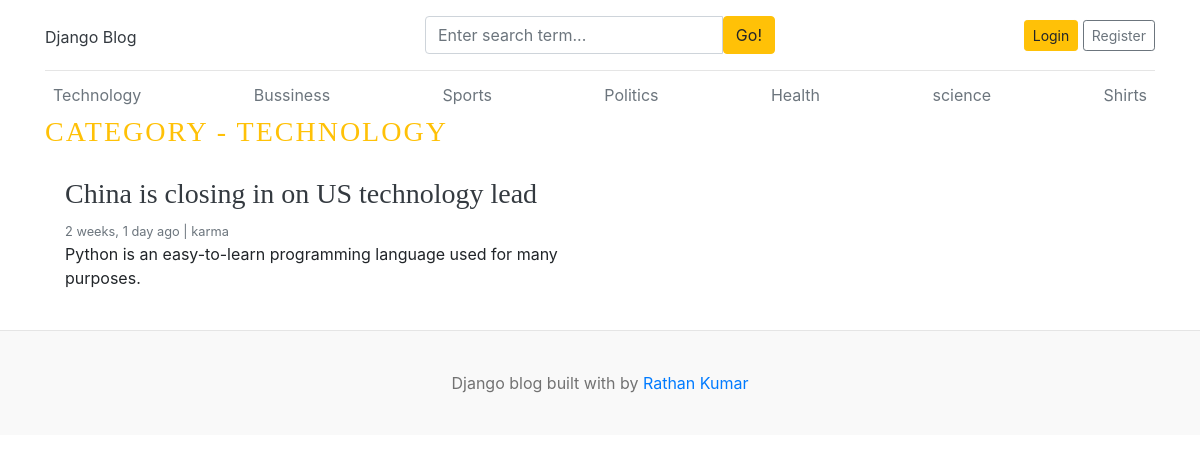
Screenshot of /category/3/ with the database file from the repository.
### blogs/models.py (models this page shows, shortened)
class Category(models.Model):
    category_name=models.CharField(max_length=50,unique=True)
    created_at=models.DateTimeField(auto_now_add=True)
    updated_at=models.DateTimeField(auto_now=True)
    class Meta:
        verbose_name_plural='categories'
    def __str__(self):
        return self.category_name

class Blog(models.Model):
    title=models.CharField(max_length=100)
    slug=models.SlugField(max_length=150,unique=True,blank=True)
    category=models.ForeignKey(Category,on_delete=models.CASCADE)
    author=models.ForeignKey(User,on_delete=models.CASCADE)
    feature_image=models.ImageField(upload_to='uploads/%Y/%m/%d')
    short_description=models.TextField(max_length=500)
    blog_body=models.TextField(max_length=1000)
    status=models.CharField( max_length=50,choices=STATUS_CHOIES,default='Draft')
    is_featured=models.BooleanField(default=False)
    created_at=models.DateTimeField(auto_now_add=True)
    updated_at=models.DateTimeField(auto_now=True)

### blogs/views.py (the view)
# urls.py: path('<int:category_id>/',views.posts_by_category,name='posts_by_category'),
def posts_by_category(req,category_id):
    posts=Blog.objects.filter(status="Published",category=category_id)
    category=get_object_or_404(Category,pk=category_id)
    context={
        'posts':posts,
        'category':category
    }
    return render(req,'posts_by_category.html',context)

### blogs/context_processors.py (called while the page is built)
def get_categories(req):
    categories=Category.objects.all()
    return dict(categories=categories)

def get_social_links(req):
    socialLink=SocialLink.objects.all()
    return dict(socialLink=socialLink)

### templates/posts_by_category.html (shortened to what this page needs)
{% extends "base.html" %}
{% block content %}
<h3 class='text-uppercase text-warning' style='letter-spacing:2px;'> Category - {{category}}</h3>
  <div class="row mb-2">
    {%if posts %}
    {% for post in posts %}
    <div class="col-md-6">
      <div class="card border-0" >
        <div class="card-body">
          <h3><a href="{% url 'blogs' post.slug%}" class='text-dark'>{{post.title}}</a></h3>
          <small class="mb-1 text-muted">{{post.created_at | timesince}} ago | {{post.author}}</small>
          <p class="card-text">{{post.short_description | truncatewords:10}}</p>
        </div>
      </div>
    </div>
    {% endfor %}
    {% else %}
      <h1>No post found</h1>
    {% endif%}
  </div>
    </div>
</div>
{% endblock %}

### templates/base.html (shortened to what this page needs)
{% load  static %}
<!DOCTYPE html>
<html lang="en">
<head>
    <link href="https://getbootstrap.com/docs/4.0/dist/css/bootstrap.min.css" rel="stylesheet">
    <link href="{% static 'css/blog.css'%}" rel="stylesheet">
    <link rel="stylesheet" href="https://cdnjs.cloudflare.com/ajax/libs/font-awesome/4.7.0/css/font-awesome.min.css">
  </head>
<body>
    <div class="container">
      <header class="blog-header py-3">
        <div class="row flex-nowrap justify-content-between align-items-center">
          <div class="col-4 pt-1">
            <a class="blog-head er-logo text-dark" href="/">Django Blog</a>
          </div>
          <div class="col-4">
            <form action="{% url 'search'%}" method='GET'>
              <div class="input-group">
                <input class="form-control" type="text" name='keyword' value="{{keyword}}"  placeholder="Enter search term..." aria-label="Enter search term..." aria-describedby="button-search" />
                <button type='submit' class="btn btn-warning" id="button-search" type="button">Go!</button>
             </div>
            </form>
          </div>
          {% if not user.is_authenticated %}
          <div class="col-4 d-flex justify-content-end align-items-center">
            <a class="btn btn-sm btn-warning" href="{% url 'login'%}">Login</a> &nbsp;
            <a class="btn btn-sm btn-outline-secondary" href="{% url 'register'%}">Register</a>
          </div>
          {% else %}
            <span><a href="{% url 'dashboard'%}">Dashboard</a></span>
            &emsp;
            <span><a href="{% url 'logout'%}">LogOut</a></span>
          {% endif %}
        </div>
      </header>
      <div class="nav-scroller py-1 mb-2">
        <nav class="nav d-flex justify-content-between">
          {% for category in categories %}
          <a class="p-2 text-muted" href="{% url 'posts_by_category' category.id %}">
            {{category.category_name}}
          </a>
         {% endfor %}
        </nav>
{% block content %}
{% endblock %}
<footer class="blog-footer text-center">
  <p>Django blog built with   by <a href="#">Rathan Kumar</a></p>
</footer>
</body>
</html>

### blog_main/static/css/blog.css (style rules this page uses)
.blog-header { border-bottom: 1px solid #e5e5e5; }
h1, h2, h3, h4, h5, h6 { font-family: "Playfair Display", Georgia, "Times New Roman", serif; }
.blog-footer { padding: 2.5rem 0; color: #727272; text-align: center; background-color: #f9f9f9; border-top: .05rem solid #e5e5e5; }
.blog-footer p:last-child { margin-bottom: 0; }

### rows the page displays
Category: category_name "Technology", category_name "TECHNOLOGY"
Category: category_name "Bussiness"
Category: category_name "Sports"
Category: category_name "Politics"
Category: category_name "Health"
Category: category_name "science"
Category: category_name "Shirts"
Blog: title "China is closing in on US technology lead", created_at "2 weeks, 1 day", author "karma", short_description "Python is an easy-to-learn programming language used for many purposes."
